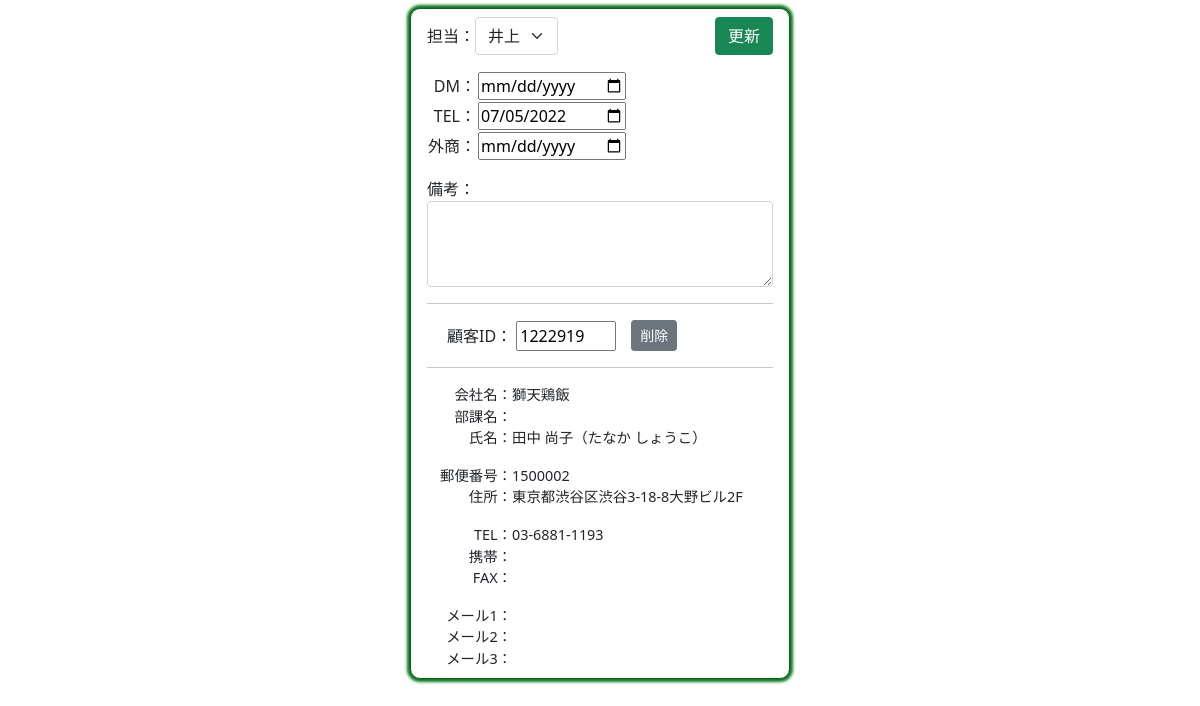
Screenshot of /v2_right/384/ with the database file from the repository.
### houjin1/models.py (models this page shows, shortened)
class Customer(models.Model):
    cus_id=models.CharField("顧客ID",max_length=10,null=True,blank=True)
    sei=models.CharField("姓",max_length=10,null=True,blank=True)
    mei=models.CharField("名",max_length=10,null=True,blank=True)
    sei_kana=models.CharField("姓かな",max_length=10,null=True,blank=True)
    mei_kana=models.CharField("名かな",max_length=10,null=True,blank=True)
    mail1=models.EmailField("メール1",null=True,blank=True)
    mail2=models.EmailField("メール2",null=True,blank=True)
    mail3=models.EmailField("メール3",null=True,blank=True)
    yubin=models.CharField("郵便番号",max_length=10,null=True,blank=True)
    adress=models.CharField("住所",max_length=100,null=True,blank=True)
    pref=models.CharField("都道府県",max_length=10,null=True,blank=True)
    city=models.CharField("市区町村",max_length=50,null=True,blank=True)
    banchi=models.CharField("番地",max_length=50,null=True,blank=True)
    build=models.CharField("建物",max_length=50,null=True,blank=True)
    com=models.CharField("会社",max_length=50,null=True,blank=True)
    busho=models.CharField("部署",max_length=50,null=True,blank=True)
    tel=models.CharField("電話",max_length=20,null=True,blank=True)
    mob=models.CharField("携帯",max_length=20,null=True,blank=True)
    fax=models.CharField("FAX",max_length=20,null=True,blank=True)
    toroku=models.CharField("登録日",max_length=10,null=True,blank=True)
    kensu=models.IntegerField("件数",null=True,blank=True)
    money=models.IntegerField("金額",null=True,blank=True)
    tantou=models.CharField ("担当",max_length=10, null=True,blank=True)
    dm_day=models.CharField("DM",max_length=10,null=True,blank=True)
    tel_day=models.CharField("TEL",max_length=10,null=True,blank=True)
    gaisho_day=models.CharField("外商",max_length=10,null=True,blank=True)
    bikou=models.TextField("備考",null=True,blank=True)

### houjin1/views.py (the view)
# urls.py: path('v2_right/<int:pk>/', v2_right1, name="v2_right1"),
def v2_right1(request,pk):
    if request.method=="POST":
        ins=Customer.objects.get(pk=pk)
        form=Right_form(request.POST,instance=ins)
        form.save()
        return redirect("houjin1:v2_left")
    else:
        ins=Customer.objects.get(pk=pk)
        cus=Customer.objects.filter(pk=pk)
        form=Right_form(instance=ins)
        return render(request,"houjin1/v2_right.html",{"form":form,"cus":cus})

### houjin1/forms.py
class Right_form(forms.ModelForm):
    tantou=forms.ChoiceField(
        choices=[("",""),("井上","井上"),("古川","古川"),("眞下","眞下")],
        label="担当者",
        widget=forms.Select(attrs={"class":"form-select"}),
        required=False
    )
    dm_day=forms.CharField(label="DM", widget=forms.DateInput(attrs={"type": "date"}),required=False)
    tel_day=forms.CharField(label="TEL", widget=forms.DateInput(attrs={"type": "date"}),required=False)
    gaisho_day=forms.CharField(label="外商", widget=forms.DateInput(attrs={"type": "date"}),required=False)
    bikou=forms.CharField(label="備考",widget=forms.Textarea(attrs={"class":"form-control","rows":"3"}),required=False)
    class Meta:
        model=Customer
        fields=["tantou","dm_day","tel_day","gaisho_day","bikou"]

### houjin1/templates/houjin1/v2_right.html (shortened to what this page needs)
<!DOCTYPE html>
<html lang="ja">
<head>
    <link href="https://cdn.jsdelivr.net/npm/bootstrap@5.0.2/dist/css/bootstrap.min.css" rel="stylesheet">
</head>
<body>
    <div class="main mb-4">
        <div>
            <form action="" method="post" target="ifr1">{% csrf_token %}
                <div class="class1">
                    <div class="class1" style="width: 50%;" align="left">
                        <div>担当：</div>
                        <div>{{form.tantou}}</div>
                    </div>
                    <div style="width: 50%;" align="right" >
                        <button type="submit" class="btn btn-success">更新</button>
                    </div>
                </div>
                <div class="mt-3">
                    <table>
                        <tr>
                            <td style="text-align: right;">DM：</td>
                            <td>{{form.dm_day}}</td>
                        </tr>
                        <tr>
                            <td style="text-align: right;">TEL：</td>
                            <td>{{form.tel_day}}</td>
                        </tr>
                        <tr>
                            <td>外商：</td>
                            <td>{{form.gaisho_day}}</td>
                        </tr>
                    </table>
                </div>
                <div class="mt-3" >
                    <div>備考：</div>
                    <div>{{form.bikou}}</div>
                </div>
            </form>
        </div>
        <hr>
        {% for i in cus %}
        <form action="{% url 'houjin1:v2_delete' %}" method="post" target="_top">{% csrf_token %}
            <div class="class1 mt-3">
                <div style="margin-left: 20px;">
                    <label for="cus_id">顧客ID：</label>
                    <input type="text" name="cus_id" id="cus_id" value="{{i.cus_id}}" style="width: 100px;" readonly>
                </div>
                <div style="margin-left: 15px;">
                    <button type="submit" class="btn btn-secondary btn-sm" onclick="return confirm('本当に削除しますか？')">削除</button>
                </div>
            </div>
        </form>
        <hr>
        <div style="font-size: 0.9em;">
            <div class="data">
                <div class="name">会社名：</div>
                {% if i.com %}
                    <div class="data-code">{{i.com}}</div>
                {% endif %}
            </div>
            <div class="data">
                <div class="name">部課名：</div>
                {% if i.com %}
                <div class="data-code">{{i.busho}}</div>
                {% endif %}
            </div>
            <div class="data">
                <div class="name">氏名：</div>
                {% if i.com %}
                <div class="data-code">{{i.sei}} {{i.mei}}（{{i.sei_kana}} {{i.mei_kana}}）</div>
                {% endif %}
            </div>
            <div class="data mt-3">
                <div class="name">郵便番号：</div>
                {% if i.com %}
                    <div class="data-code">{{i.yubin}}</div>
                {% endif %}
            </div>
            <div class="data">
                <div class="name">住所：</div>
                {% if i.com %}
                    <div class="data-code">{{i.pref}}{{i.city}}{{i.banchi}}{{i.build}}</div>
                {% endif %}
            </div>
            <div class="data mt-3">
                <div class="name">TEL：</div>
                {% if i.com %}
                    <div class="data-code">{{i.tel}}</div>
                {% endif %}
            </div>
            <div class="data">
                <div class="name">携帯：</div>
                {% if i.com %}
                    <div class="data-code">{{i.mob}}</div>
                {% endif %}
            </div>
            <div class="data">
                <div class="name">FAX：</div>
                {% if i.com %}
                    <div class="data-code">{{i.fax}}</div>
                {% endif %}
            </div>
            <div class="data mt-3">
                <div class="name">メール1：</div>
                {% if i.com %}
                    <div class="data-code">{{i.mail1}}</div>
                {% endif %}
            </div>
            <div class="data">
                <div class="name">メール2：</div>
                {% if i.com %}
                    <div class="data-code">{{i.mail2}}</div>
                {% endif %}
            </div>
            <div class="data">
                <div class="name">メール3：</div>
                {% if i.com %}
                    <div class="data-code">{{i.mail3}}</div>
                {% endif %}
            </div>
            {% endfor %}
        </div>
    </div>
</body>
</html>

### houjin1/templates/houjin1/v2_right.html (style rules this page uses)
.class1 { display: flex; flex-direction: row; align-items: center; }
.main { padding: 0.5em 1em; margin: 0 auto; margin-top: 0.5em; background: #FFF; border: solid 1px #0b5f1a; border-radius: 10px; box-shadow: 0 1px 1px rgba(0, 0, 0, 0.22); width: 380px; box-shadow: 0 0 3px 3px #0e7722; }
.data { display: flex; flex-wrap: wrap; }
.name { width: 85px; text-align: right; }
.data-code { width: calc(340px - 100px); }

### rows the page displays
Customer: tantou "井上", tel_day "07/05/2022", cus_id "1222919", com "獅天鶏飯", sei "田中", mei "尚子", sei_kana "たなか", mei_kana "しょうこ", yubin "1500002", pref "東京都", city "渋谷区", banchi "渋谷3-18-8", build "大野ビル2F", tel "03-6881-1193"
